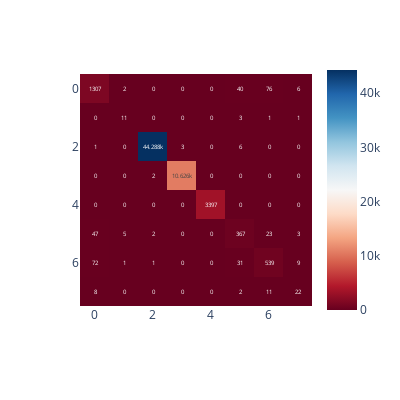

The cell this chart's notebook holds for it:
### Code cell
# Calc  confusion matrix
cm = confusion_matrix(pred, z_test)

# Show CM and classification_repor
print("Decision Tree Classifier : \n")
print(f"\nConfusion Matrix :")
fig = px.imshow(cm, text_auto=True, color_continuous_scale='rdbu', width=400, height=400)
fig.show()
print(classification_report(z_test, pred))

### Figure 1 — Plotly figure (JSON) as saved in the notebook; plotly's stock layout.template omitted (floating-point values rounded to 4 significant figures)
{"data": [{"coloraxis": "coloraxis", "hovertemplate": "x: %{x}<br>y: %{y}<br>color: %{z}<extra></extra>", "name": "0", "texttemplate": "%{z}", "type": "heatmap", "xaxis": "x", "yaxis": "y", "z": [[1307, 2, 0, 0, 0, 40, 76, 6], [0, 11, 0, 0, 0, 3, 1, 1], [1, 0, 44288, 3, 0, 6, 0, 0], [0, 0, 2, 10626, 0, 0, 0, 0], [0, 0, 0, 0, 3397, 0, 0, 0], [47, 5, 2, 0, 0, 367, 23, 3], [72, 1, 1, 0, 0, 31, 539, 9], [8, 0, 0, 0, 0, 2, 11, 22]]}], "layout": {"coloraxis": {"colorscale": [[0, "rgb(103,0,31)"], [0.1, "rgb(178,24,43)"], [0.2, "rgb(214,96,77)"], [0.3, "rgb(244,165,130)"], [0.4, "rgb(253,219,199)"], [0.5, "rgb(247,247,247)"], [0.6, "rgb(209,229,240)"], [0.7, "rgb(146,197,222)"], [0.8, "rgb(67,147,195)"], [0.9, "rgb(33,102,172)"], [1, "rgb(5,48,97)"]]}, "height": 400, "margin": {"t": 60}, "width": 400, "xaxis": {"anchor": "y", "constrain": "domain", "domain": [0, 1], "scaleanchor": "y"}, "yaxis": {"anchor": "x", "autorange": "reversed", "constrain": "domain", "domain": [0, 1]}}}
